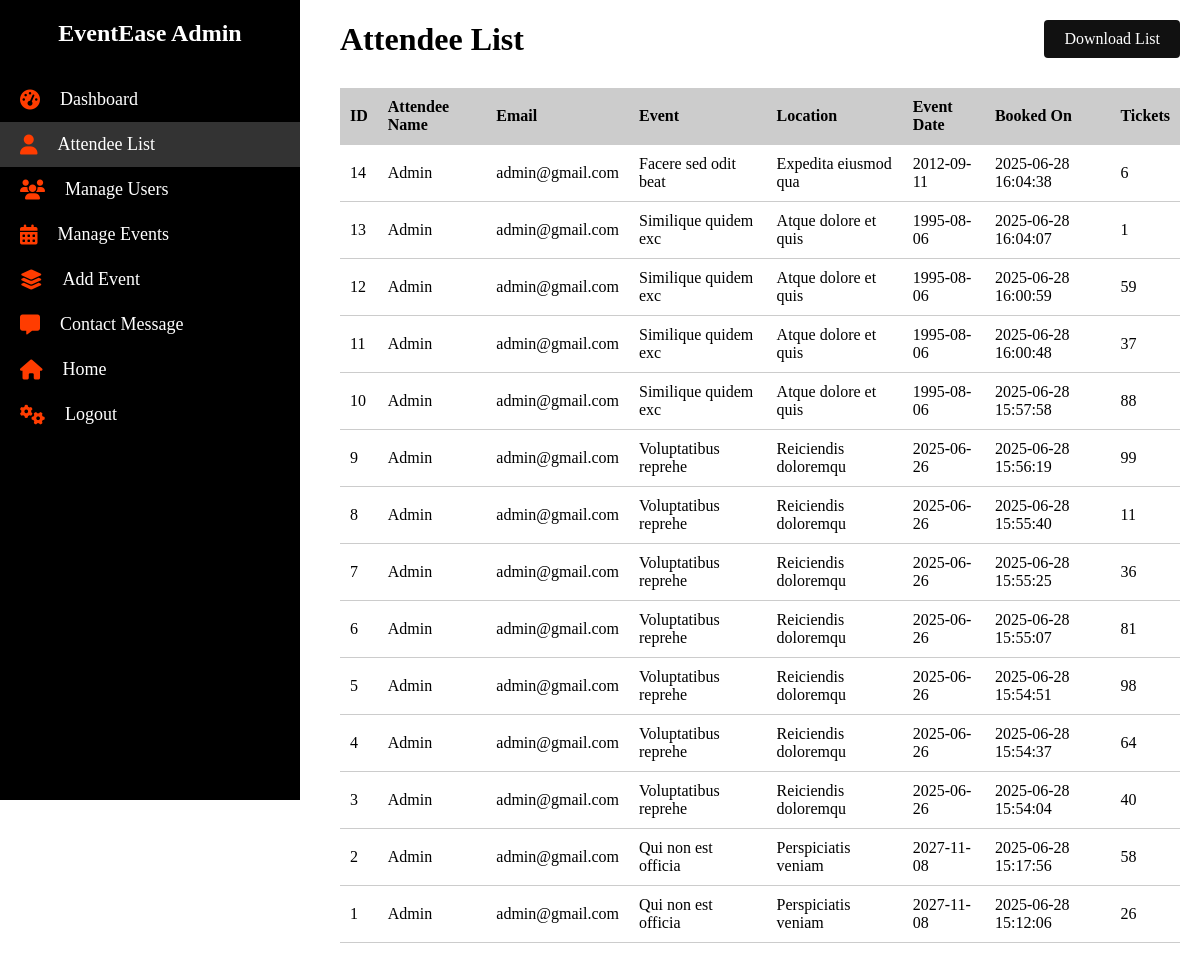
The app's page /views/attendee_list.php (signed in) with its own data.
### tables this page shows
CREATE TABLE `attendee_list` (
  `id` int(11) NOT NULL,
  `event_id` int(11) NOT NULL,
  `user_id` int(11) NOT NULL,
  `number_of_tickets` int(11) NOT NULL,
  `price` int(11) NOT NULL,
  `card_number` int(11) NOT NULL,
  `card_holder_name` varchar(255) NOT NULL,
  `booking_time` timestamp NOT NULL DEFAULT current_timestamp()
);

CREATE TABLE `users` (
  `id` int(11) NOT NULL,
  `name` varchar(100) DEFAULT NULL,
  `email` varchar(100) DEFAULT NULL,
  `password` varchar(100) DEFAULT NULL,
  `user_type` varchar(10) DEFAULT 'normal'
);

CREATE TABLE `events` (
  `id` int(11) NOT NULL,
  `title` varchar(255) NOT NULL,
  `price` decimal(10,2) NOT NULL,
  `location` varchar(255) NOT NULL,
  `date` date NOT NULL,
  `time` varchar(50) NOT NULL,
  `category` varchar(100) NOT NULL,
  `organizer` varchar(100) NOT NULL,
  `image` varchar(255) DEFAULT NULL,
  `description` text DEFAULT NULL,
  `available_seats` int(11) NOT NULL
);

### models/admin_model.php (called while the page is built, shortened)
<?php
require __DIR__ . '../../config/db.php';
function getAttendeeList(){
  global $conn;
  $sql="select a.id,u.name,u.email,e.title,e.location,e.date,a.booking_time,a.number_of_tickets from attendee_list a join users u on a.user_id = u.id join events e on a.event_id = e.id order by a.booking_time desc";
  $result=$conn->query($sql);
  $attendeeList=[];
  while($row=$result->fetch_assoc()){
    $attendeeList[]=$row;
  }
  return $attendeeList;
}
?>

### controllers/admin_controller.php (called while the page is built, shortened)
<?php
include '../models/admin_model.php';
function attendeeList(){
  return getAttendeeList();
}
?>

### views/attendee_list.php (the view, shortened to what this page needs)
<?php
include '../controllers/admin_controller.php';
$attendees=attendeeList();
?>
<!DOCTYPE html>
<html lang="en">
<head>
  <link rel="stylesheet" href="../public/styles/admin/manage_users.css">
</head>
<body>
  <?php
  include __DIR__ . "/layouts/admin_sidebar.php";
  ?>
  <main class="user-table">
    <div class="header-content">
      <h1>Attendee List</h1>
      <?php
      if($attendees){
        echo "<a href='../controllers/download_csv_controller.php' class='download-btn' id='attendee-list-download'>Download List</a>";
      }
      ?>
    </div>
    <div class="table-container">
      <table>
        <thead>
          <tr>
            <th>ID</th>
            <th>Attendee Name</th>
            <th>Email</th>
            <th>Event</th>
            <th>Location</th>
            <th>Event Date</th>
            <th>Booked On</th>
            <th>Tickets</th>
          </tr>
        </thead>
        <tbody>
          <?php
          if ($attendees) {
            foreach($attendees as $attendee){
              echo "<tr>";
              echo "<td>" . $attendee["id"] . "</td>";
              echo "<td>" . $attendee["name"] . "</td>";
              echo "<td>" . $attendee["email"] . "</td>";
              echo "<td>" . $attendee["title"] . "</td>";
              echo "<td>" . $attendee["location"] . "</td>";
              echo "<td>" . $attendee["date"] . "</td>";
              echo "<td>" . $attendee["booking_time"] . "</td>";
              echo "<td>" . $attendee["number_of_tickets"] . "</td>";
              echo "</tr>";
            }
          } else {
            echo "<tr><td colspan='5'>No list found.</td></tr>";
          }
          ?>
        </tbody>
      </table>
    </div>
  </main>
</body>
</html>

### public/styles/admin/manage_users.css (style rules this page uses)
body { margin: 0; padding: 0; box-sizing: border-box; }
.table-container { overflow-x: auto; }
.user-table, .event-table { margin-left: 320px; padding: 20px; }
table { width: 100%; max-width: 1000px; border-collapse: collapse; margin-top: 30px; }
th,td { text-align: left; padding: 12px; border-bottom: 1px solid #ccc; }
th { background-color: #ccc; }

### public/styles/admin/admin_sidebar.css (style rules this page uses)
* { margin: 0; padding: 0; box-sizing: border-box; }

### views/attendee_list.php (style rules this page uses)
table { max-width: 100%; overflow-x: auto; }
table th,td { padding: 10px; }
.header-content { display: flex; align-items: center; justify-content: space-between; }
.download-btn { background: #111; color: #fff; padding: 10px 20px; text-decoration: none; font-weight: 500; border-radius: 4px; border: none; outline: none; cursor: pointer; }

### records on screen
attendee_list: id "14", user.name "Admin", user.email "admin@gmail.com", event.title "Facere sed odit beat", event.location "Expedita eiusmod qua", event.date "2012-09-11", booking_time "2025-06-28 16:04:38", number_of_tickets "6"
attendee_list: id "13", user.name "Admin", user.email "admin@gmail.com", event.title "Similique quidem exc", event.location "Atque dolore et quis", event.date "1995-08-06", booking_time "2025-06-28 16:04:07", number_of_tickets "1"
attendee_list: id "12", user.name "Admin", user.email "admin@gmail.com", event.title "Similique quidem exc", event.location "Atque dolore et quis", event.date "1995-08-06", booking_time "2025-06-28 16:00:59", number_of_tickets "59"
attendee_list: id "11", user.name "Admin", user.email "admin@gmail.com", event.title "Similique quidem exc", event.location "Atque dolore et quis", event.date "1995-08-06", booking_time "2025-06-28 16:00:48", number_of_tickets "37"
attendee_list: id "10", user.name "Admin", user.email "admin@gmail.com", event.title "Similique quidem exc", event.location "Atque dolore et quis", event.date "1995-08-06", booking_time "2025-06-28 15:57:58", number_of_tickets "88"
attendee_list: id "9", user.name "Admin", user.email "admin@gmail.com", event.title "Voluptatibus reprehe", event.location "Reiciendis doloremqu", event.date "2025-06-26", booking_time "2025-06-28 15:56:19", number_of_tickets "99"
attendee_list: id "8", user.name "Admin", user.email "admin@gmail.com", event.title "Voluptatibus reprehe", event.location "Reiciendis doloremqu", event.date "2025-06-26", booking_time "2025-06-28 15:55:40", number_of_tickets "11"
attendee_list: id "7", user.name "Admin", user.email "admin@gmail.com", event.title "Voluptatibus reprehe", event.location "Reiciendis doloremqu", event.date "2025-06-26", booking_time "2025-06-28 15:55:25", number_of_tickets "36"
attendee_list: id "6", user.name "Admin", user.email "admin@gmail.com", event.title "Voluptatibus reprehe", event.location "Reiciendis doloremqu", event.date "2025-06-26", booking_time "2025-06-28 15:55:07", number_of_tickets "81"
attendee_list: id "5", user.name "Admin", user.email "admin@gmail.com", event.title "Voluptatibus reprehe", event.location "Reiciendis doloremqu", event.date "2025-06-26", booking_time "2025-06-28 15:54:51", number_of_tickets "98"
attendee_list: id "4", user.name "Admin", user.email "admin@gmail.com", event.title "Voluptatibus reprehe", event.location "Reiciendis doloremqu", event.date "2025-06-26", booking_time "2025-06-28 15:54:37", number_of_tickets "64"
attendee_list: id "3", user.name "Admin", user.email "admin@gmail.com", event.title "Voluptatibus reprehe", event.location "Reiciendis doloremqu", event.date "2025-06-26", booking_time "2025-06-28 15:54:04", number_of_tickets "40"
attendee_list: id "2", user.name "Admin", user.email "admin@gmail.com", event.title "Qui non est officia", event.location "Perspiciatis veniam", event.date "2027-11-08", booking_time "2025-06-28 15:17:56", number_of_tickets "58"
attendee_list: id "1", user.name "Admin", user.email "admin@gmail.com", event.title "Qui non est officia", event.location "Perspiciatis veniam", event.date "2027-11-08", booking_time "2025-06-28 15:12:06", number_of_tickets "26"
